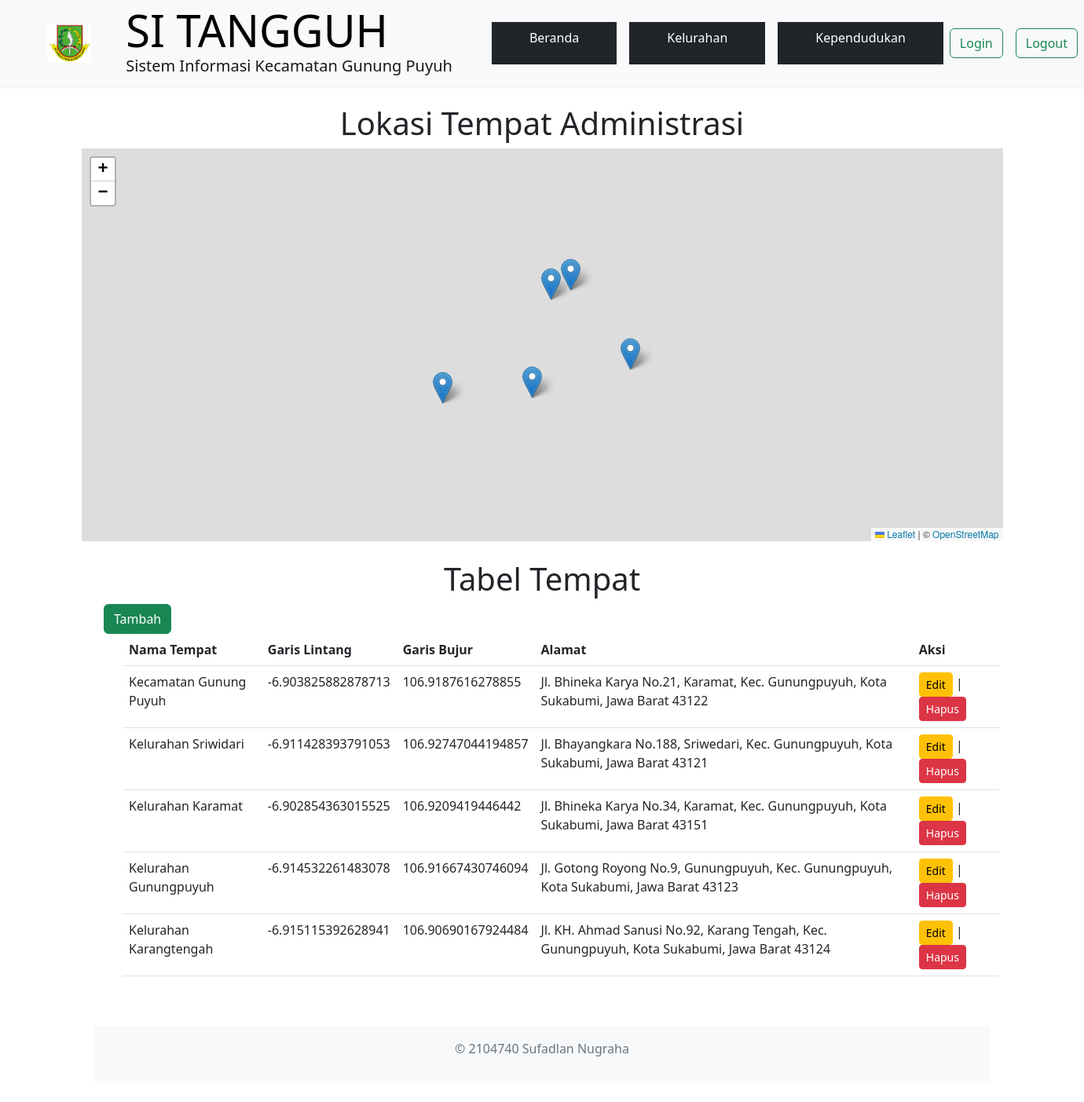
/kelurahan/, run on the app's committed database.
### app_uas/models.py (models this page shows, shortened)
class lokasi(models.Model):
    nama_tempat = models.CharField(max_length=100)
    garis_lintang = models.CharField(max_length=150)
    garisbujur = models.CharField(max_length=100,default='' )
    alamat = models.CharField(max_length=250)

### app_uas/views.py (the view)
# urls.py: path('kelurahan/', halamankelurahan),
def halamankelurahan(request):
    data_peta = lokasi.objects.all()
    denah=lokasi.objects.all()
    data_peta_json = serializers.serialize('json', data_peta)
    konteks = {
        'Title' : "Lokasi Kelurahan",
        'datapetas' : data_peta,
        'dataJson' : data_peta_json,
        'denah' : denah,
        'nama' : "Lokasi Tempat Administrasi",
        'judul' : "Tabel Tempat"
    }
    return render(request, 'kelurahan.html', konteks)

### app_uas/templates/kelurahan.html
{% extends 'base.html' %}
{% load static %}
{% block content %}
<br>
<center> <h1>{{nama}}</h1></center>
<div class="col-md-12 mx-auto" id="map"></div> <br>
<div class="container">
  <center> <h1>{{judul}}</h1></center>
  <a class="btn btn-sm-mx-3 btn-success" href= "/tambah-lokasi/"    role="button" >Tambah</a>
<table class="table mx-4">
    <thead>
      <tr>
        <th scope="col">Nama Tempat</th>
        <th scope="col">Garis Lintang</th>
        <th scope="col">Garis Bujur</th>
        <th scope="col">Alamat</th>
        <th scope="col" >Aksi</th>
      </tr>
    </thead>
    <tbody>
      {% for lokasi in denah %}
      <tr>
      <td>{{lokasi.nama_tempat}}</td>
      <td>{{lokasi.garis_lintang}}</td>
      <td>{{lokasi.garisbujur}}</td>
      <td>{{lokasi.alamat}}</td>
        <td>
            <a class="btn btn-sm btn-warning" href="{% url 'u_lokasi' lokasi.id %}" role="button">Edit</a> |
            <a class="btn btn-sm btn-danger" href= "{% url 'd_lokasi' lokasi.id %}"    role="button" >Hapus</a>
        </td>
      </tr>
      {% endfor %}
    </tbody>
  </table></div>
{% endblock %}

### templates/base.html (style rules this page uses)
#map { height: 500px; width: 85% }

### data on the page
lokasi: nama_tempat "Kecamatan Gunung Puyuh", garis_lintang "-6.903825882878713", garisbujur "106.9187616278855", alamat "Jl. Bhineka Karya No.21, Karamat, Kec. Gunungpuyuh, Kota Sukabumi, Jawa Barat 43122"
lokasi: nama_tempat "Kelurahan Sriwidari", garis_lintang "-6.911428393791053", garisbujur "106.92747044194857", alamat "Jl. Bhayangkara No.188, Sriwedari, Kec. Gunungpuyuh, Kota Sukabumi, Jawa Barat 43121"
lokasi: nama_tempat "Kelurahan Karamat", garis_lintang "-6.902854363015525", garisbujur "106.9209419446442", alamat "Jl. Bhineka Karya No.34, Karamat, Kec. Gunungpuyuh, Kota Sukabumi, Jawa Barat 43151"
lokasi: nama_tempat "Kelurahan Gunungpuyuh", garis_lintang "-6.914532261483078", garisbujur "106.91667430746094", alamat "Jl. Gotong Royong No.9, Gunungpuyuh, Kec. Gunungpuyuh, Kota Sukabumi, Jawa Barat 43123"
lokasi: nama_tempat "Kelurahan Karangtengah", garis_lintang "-6.915115392628941", garisbujur "106.90690167924484", alamat "Jl. KH. Ahmad Sanusi No.92, Karang Tengah, Kec. Gunungpuyuh, Kota Sukabumi, Jawa Barat 43124"

### other printed values
{{ nama }} "Lokasi Tempat Administrasi"
{{ judul }} "Tabel Tempat"
